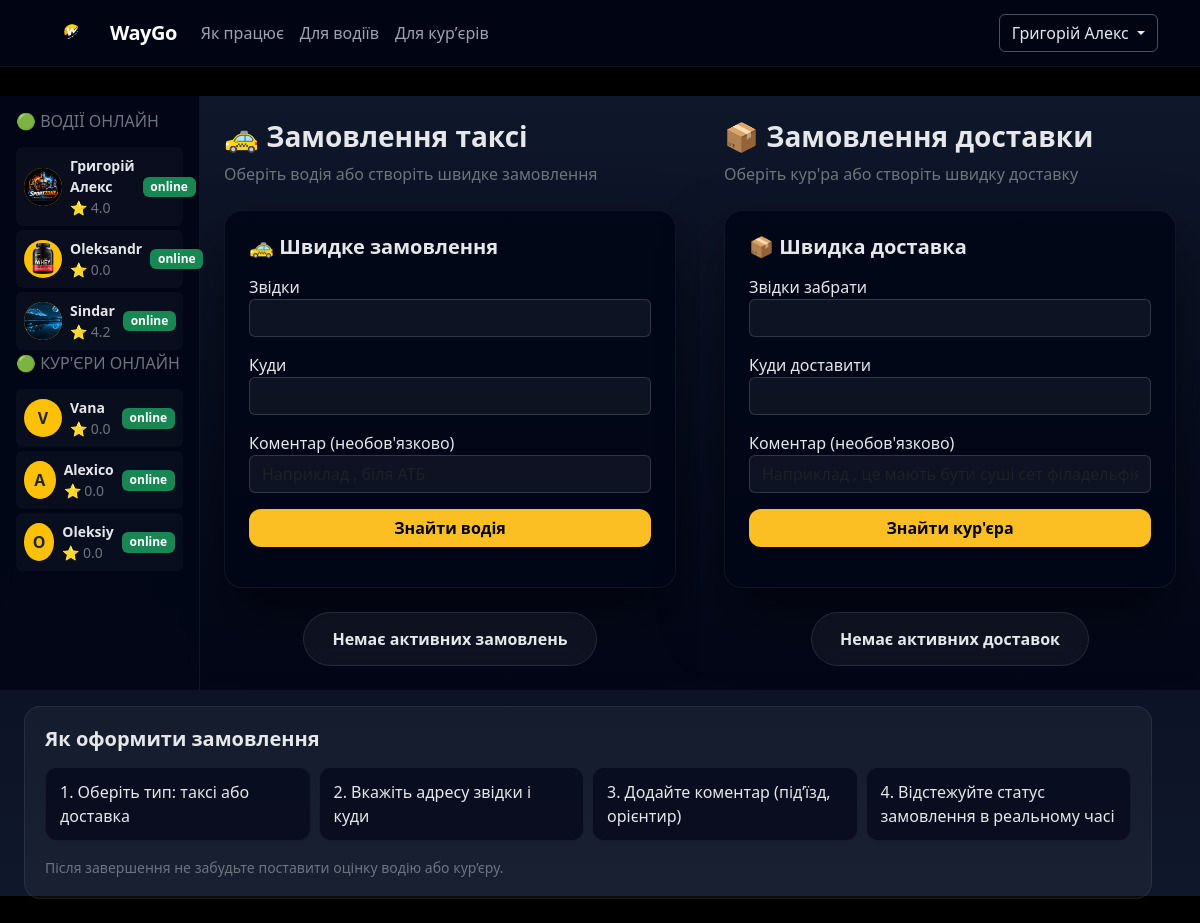
Screenshot of /clients/dashboard/ (signed in) with the database file from the repository.
### users/models.py (models this page shows, shortened)
class User(AbstractUser):
    ROLE_CHOICE = (
        ("client", "Client"),
        ("driver", "Driver"),
        ("courier", "Courier"),
    )
    REQUIRED_FIELDS = ["email", "phone"]
    phone = models.CharField(max_length=20, unique=True)
    role = models.CharField(max_length=30,choices=ROLE_CHOICE,default="client")

### drivers/models.py (models this page shows, shortened)
class Driver(models.Model):
    user = models.OneToOneField(User,on_delete=models.CASCADE,related_name="driver")
    car_model = models.CharField(max_length=30,verbose_name="Модель авто")
    car_number = models.CharField(max_length=20,verbose_name="Номер машини")
    rating = models.FloatField(default=0)
    city = models.CharField(max_length=50)
    is_online  = models.BooleanField(default=False,verbose_name="Онлайн")
    create_at = models.DateTimeField(auto_now_add=True)
    balance = models.DecimalField(max_digits=10,decimal_places=2, default=0)
    bonus_for_paid = models.PositiveIntegerField(default=0)
    rating_bonus_for_paid = models.PositiveIntegerField(default=0)
    ride_500_for_paid =  models.BooleanField(default=False)
    photo = models.ImageField(upload_to="driver_avatars//",blank=True,null=True)

### couriers/models.py (models this page shows, shortened)
class Courier(models.Model):
    TRANSPORT_CHOICE = (
        ("bike","Bike"),
        ("car","Car"),
        ("foot","On foot"),
    )
    user = models.OneToOneField(User,on_delete=models.CASCADE, related_name="courier")
    transport = models.CharField(max_length=20,choices=TRANSPORT_CHOICE, verbose_name="Транспорт")
    is_online  = models.BooleanField(default=False,verbose_name="Онлайн")
    create_at = models.DateTimeField(auto_now_add=True)
    balance = models.DecimalField(max_digits=10,decimal_places=2, default=0)
    bonus_for_paid = models.PositiveIntegerField(default=0)
    rating_bonus_for_paid = models.PositiveIntegerField(default=0)
    ride_500_for_paid =  models.BooleanField(default=False)
    photo = models.ImageField(upload_to="courier_avatars//",blank=True,null=True)

### clients/views.py (the view, shortened to what this page needs)
# urls.py: path("dashboard/", client_dashboard, name="client-dashboard"),
@login_required
def client_dashboard(request):
    online_drivers = Driver.objects.filter(is_online=True)
    online_couriers = Courier.objects.filter(is_online=True).annotate(rating_avg=Avg("ratings__rating"))
    active_taxi_order = TaxiOrder.objects.filter(
        client=request.user
    ).order_by("-create_at").first()
    active_courier_order = CourierOrder.objects.filter(
        client=request.user
    ).order_by("-create_at").first()
    can_rate_driver = False
    if (
        active_taxi_order
        and active_taxi_order.driver
        and active_taxi_order.status in ["arrived", "completed"]
    ):
        can_rate_driver = not active_taxi_order.driver.ratings.filter(order=active_taxi_order).exists()
    can_rate_courier = False
    if (
        active_courier_order
        and active_courier_order.courier
        and active_courier_order.status in ["arrived", "completed"]
    ):
        can_rate_courier = not active_courier_order.courier.ratings.filter(order=active_courier_order).exists()
    return render(
        request,
        "clients/dashboard.html",
        {
            "online_drivers": online_drivers,
            "online_couriers": online_couriers,
            "active_taxi_order": active_taxi_order,
            "active_courier_order": active_courier_order,
            "can_rate_driver": can_rate_driver,
            "can_rate_courier": can_rate_courier,
        },
    )

### templates/clients/dashboard.html (shortened to what this page needs)
﻿{% extends "base.html" %}
{% block content %}
{% load static %}
<div class="container-fluid client-layout">
    <div class="row vh-100">
        <div class="col-12 col-md-3 col-lg-2 sidebar p-3">
            <h6 class="text-uppercase text-secondary mb-3">
                🟢 Водії онлайн
            </h6>
            {% for driver in online_drivers %}
            <div class="d-flex align-items-center gap-2 p-2 rounded driver-item mb-1">
                <div class="rounded-circle bg-warning text-dark
                            d-flex align-items-center justify-content-center fw-bold"
                     style="width:38px;height:38px;">
                    {% if driver.photo %}
                        <img src="{{ driver.photo.url }}"  class="driver-avatar" alt="Аватар">
                    {% else %}
                        <div class="avatar-placeholder">
                            {{ driver.user.username|slice:":1"|upper }}
                        </div>
                    {% endif %}
                </div>
                <div class="flex-grow-1">
                    <div class="fw-semibold small">{{ driver.user.username }}</div>
                    <div class="text-secondary small driver-rating-value">⭐ {{ driver.rating }}</div>
                </div>
                <span class="badge bg-success">online</span>
            </div>
            {% empty %}
                <p class="text-secondary small">Немає водіїв онлайн</p>
            {% endfor %}
            <h6 class="text-uppercase text-secondary mb-3">
                🟢 Кур'єри онлайн
            </h6>
            {% for courier in online_couriers %}
            <div class="d-flex align-items-center gap-2 p-2 rounded courier-item mb-1">
                <div class="rounded-circle bg-warning text-dark
                            d-flex align-items-center justify-content-center fw-bold"
                     style="width:38px;height:38px;">
                    {{ courier.user.username|slice:":1"|upper }}
                </div>
                <div class="flex-grow-1">
                    <div class="fw-semibold small">{{ courier.user.username }}</div>
                    <div class="text-secondary small courier-rating-value">⭐ {{ courier.rating_avg|default:0|floatformat:1 }}</div>
                </div>
                <span class="badge bg-success">online</span>
            </div>
            {% empty %}
                <p class="text-secondary small">Немає кр'єрів онлайн</p>
            {% endfor %}
        </div>
        <div class="col main-area p-4">
            <h3 class="fw-bold">🚕 Замовлення таксі</h3>
            <p class="text-secondary">Оберіть водія або створіть швидке замовлення</p>
            <div class="order-card mt-4 p-4">
                <div class="card-body">
                    <h5 class="fw-bold mb-3">🚕 Швидке замовлення</h5>
                    <form method="post">
                        <div class="mb-3">
                            <label>Звідки</label>
                            <input id="pickup-taxi" name="pickup_address" class="form-control" autocomplete="off">
                        </div>
                        <div class="mb-3">
                            <label>Куди</label>
                            <input id="destination-taxi" name="destination_address" class="form-control" autocomplete="off">
                        </div>
                        <div class="mb-3">
                            <label>Коментар (необов'язково)</label>
                            <input id="comment"  name="comment" class="form-control" placeholder="Наприклад , біля АТБ">
                        </div>
                        <button class="btn btn-main w-100">Знайти водія</button>
                    </form>
                </div>
            </div>
            <div class="order-status-wrapper mt-4" >
                <div id="taxi-order-status" class="order-status-badge">
                </div>
            </div>
        </div>
        <div class="col main-area p-4">
            <h3 class="fw-bold">📦 Замовлення доставки</h3>
            <p class="text-secondary">Оберіть кур'ра або створіть швидку доставку</p>
            <div class="order-card mt-4 p-4">
                <div class="card-body">
                    <h5 class="fw-bold mb-3">📦 Швидка доставка</h5>
                    <form method="post">
                        <div class="mb-3">
                            <label>Звідки забрати</label>
                            <input id="pickup-courier" name="pickup_address" class="form-control" autocomplete="off">
                        </div>
                        <div class="mb-3">
                            <label>Куди доставити </label>
                            <input id="delivery-courier" name="delivery_address" class="form-control" autocomplete="off">
                        </div>
                        <div class="mb-3">
                            <label>Коментар (необов'язково)</label>
                            <input id="comment"  name="comment" class="form-control" placeholder="Наприклад , це мають бути суші сет філадельфія">
                        </div>
                        <button class="btn btn-main w-100">Знайти кур'єра</button>
                    </form>
                </div>
            </div>
            <div class="order-status-wrapper mt-4" >
                <div id="courier-order-status" class="order-status-badge">
                </div>
        </div>
    </div>
    <div class="row mt-3 px-4 pb-4">
    <div class="col-12">
        <div class="help-card">
            <h5 class="fw-bold mb-3">Як оформити замовлення</h5>
            <div class="row g-2">
                <div class="col-md-3"><div class="help-item">1. Оберіть тип: таксі або доставка</div></div>
                <div class="col-md-3"><div class="help-item">2. Вкажіть адресу звідки і куди</div></div>
                <div class="col-md-3"><div class="help-item">3. Додайте коментар (під’їзд, орієнтир)</div></div>
                <div class="col-md-3"><div class="help-item">4. Відстежуйте статус замовлення в реальному часі</div></div>
            </div>
            <div class="text-secondary small mt-3">
                Після завершення не забудьте поставити оцінку водію або кур’єру.
            </div>
        </div>
    </div>
</div>
</div>
{% endblock %}

### templates/base.html (shortened to what this page needs)
<!DOCTYPE html>
<html lang="en">
<head>
    {% load static %}
    <link href="https://cdn.jsdelivr.net/npm/bootstrap@5.3.3/dist/css/bootstrap.min.css" rel="stylesheet">
    <link rel="stylesheet" href="{% static 'core/style.css' %}">
</head>
<body>
  <nav class="navbar navbar-expand-lg navbar-dark fixed-top">
      <div class="container">
        <a href="{% url 'home' %}" class="navbar-brand fw-bold d-flex align-items-center">
          <img src="{% static 'img/logo.png' %}" height="40" class="me-2">
          WayGo
        </a>
        <div class="collapse navbar-collapse" id="mainNavbar">
          <ul class="navbar-nav me-auto mb-2 mb-lg-0">
            <li class="nav-item">
              <a href="#how" class="nav-link">Як працює</a>
            </li>
            <li class="nav-item">
              <a href="#drivers" class="nav-link">Для водіїв</a>
            </li>
            <li class="nav-item">
              <a href="#couriers" class="nav-link">Для курʼєрів</a>
            </li>
          </ul>
          <div class="d-flex align-items-center gap-2">
            {% if user.is_authenticated %}
              <div class="dropdown">
              <button class="btn btn-outline-light dropdown-toggle" data-bs-toggle="dropdown">
                {% if user.role == "driver" and user.driver %}
                    {{ user.driver.user.username }}
                {% elif user.role == "courier" and user.courier %}
                    {{ user.courier.user.username }}
                {% else %}
                    {{ user.username }}
                {% endif %}
              </button>
              </div>
            {% else %}
              <a href="{% url 'login' %}" class="btn btn-outline-light">Увійти</a>
              <a href="{% url 'register' %}" class="btn btn-warning">Зареєструватися</a>
            {% endif %}
          </div>
        </div>
      </div>
    </nav>
<main>
    {% block content %}
    {% endblock %}
</main>
</body>
</html>

### static/core/style.css (style rules this page uses)
body { margin-top: 72px; }
.navbar { background: rgba(2, 6, 23, 0.85) !important; border-bottom: 1px solid rgba(255,255,255,0.06); backdrop-filter: blur(8px); }
.navbar-brand { font-weight: 687; letter-spacing: -0.5px; }
.navbar-brand img { border-radius: 8px; }
.navbar .nav-link { color: #9ca3af !important; font-weight: 500; }
.navbar .btn-outline-light { border-color: rgba(255,255,255,0.3); color: #e5e7eb; }

### templates/clients/dashboard.html (style rules this page uses)
body { background-color: #000; }
.client-layout { background: linear-gradient(180deg, #020617, #0f172a); color: #e5e7eb; }
.sidebar { background: rgba(2,6,23,0.9); backdrop-filter: blur(8px); border-right: 1px solid rgba(255,255,255,0.06); }
.driver-item, .courier-item { background: rgba(255,255,255,0.03); transition: all .25s ease; }
.main-area { background: linear-gradient(180deg, #0f172a, #020617); }
.order-card { background: rgba(2,6,23,0.85); border-radius: 18px; box-shadow: 0 30px 60px rgba(0,0,0,.5); border: 1px solid rgba(255,255,255,.06); }
.order-card input { background: rgba(255,255,255,0.05); border: 1px solid rgba(255,255,255,0.15); color: #e5e7eb; }
.btn-main { background: #fbbf24; color: #000; font-weight: 600; border-radius: 12px; }
.order-status-wrapper { display: flex; justify-content: center; }
.order-status-badge { padding: 14px 28px; border-radius: 30px; font-weight: 600; font-size: 16px; background: rgba(255,255,255,0.05); border: 1px solid rgba(255,255,255,0.1); backdrop-filter: blur(10px); transition: all 0.3s ease; }
.order-status-wrapper { display: flex; flex-direction: column; align-items: center; }
.help-card { background: rgba(255,255,255,0.04); border: 1px solid rgba(255,255,255,.08); border-radius: 16px; padding: 20px; }
.help-item { background: rgba(2,6,23,0.65); border: 1px solid rgba(255,255,255,.06); border-radius: 12px; padding: 12px 14px; }
.driver-avatar { width: 38px; height: 38px; border-radius: 50%; object-fit: cover; display: block; }

### rows the page displays
User: driver.user.username "Григорій Алекс"
Driver: photo (picture), user.username "Григорій Алекс", rating "4.0"
Driver: photo (picture), user.username "Oleksandr", rating "0.0"
Driver: photo (picture), user.username "Sindar", rating "4.2"
Courier: user.username "V", user.username "Vana", rating_avg "0.0"
Courier: user.username "A", user.username "Alexico", rating_avg "0.0"
Courier: user.username "O", user.username "Oleksiy", rating_avg "0.0"
